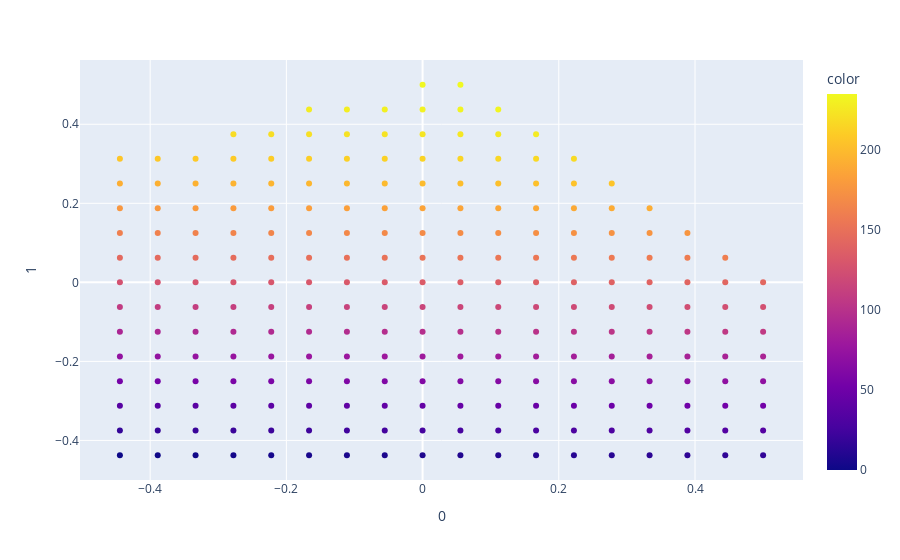

Source (notebook cell):
### Code cell
board = r.features.board
px.scatter(board, x=0, y=1, color=range(len(board)))

### Figure 1 — Plotly figure (JSON) as saved in the notebook; plotly's stock layout.template omitted (floating-point values rounded to 4 significant figures; data arrays with more than 128 entries replaced by an {"elided": "..."} marker saying what was removed)
{"data": [{"hovertemplate": "0=%{x}<br>1=%{y}<br>color=%{marker.color}<extra></extra>", "legendgroup": "", "marker": {"color": {"elided": "236 int values"}, "coloraxis": "coloraxis", "symbol": "circle"}, "mode": "markers", "name": "", "orientation": "v", "showlegend": false, "type": "scatter", "x": {"elided": "236 float values"}, "xaxis": "x", "y": {"elided": "236 float values"}, "yaxis": "y"}], "layout": {"autosize": true, "coloraxis": {"colorbar": {"title": {"text": "color"}}, "colorscale": [[0, "#0d0887"], [0.1111, "#46039f"], [0.2222, "#7201a8"], [0.3333, "#9c179e"], [0.4444, "#bd3786"], [0.5556, "#d8576b"], [0.6667, "#ed7953"], [0.7778, "#fb9f3a"], [0.8889, "#fdca26"], [1, "#f0f921"]]}, "legend": {"tracegroupgap": 0}, "margin": {"t": 60}, "xaxis": {"anchor": "y", "autorange": true, "domain": [0, 1], "range": [-0.5012, 0.5568], "title": {"text": "0"}, "type": "linear"}, "yaxis": {"anchor": "x", "autorange": true, "domain": [0, 1], "range": [-0.5101, 0.5726], "title": {"text": "1"}, "type": "linear"}}}
